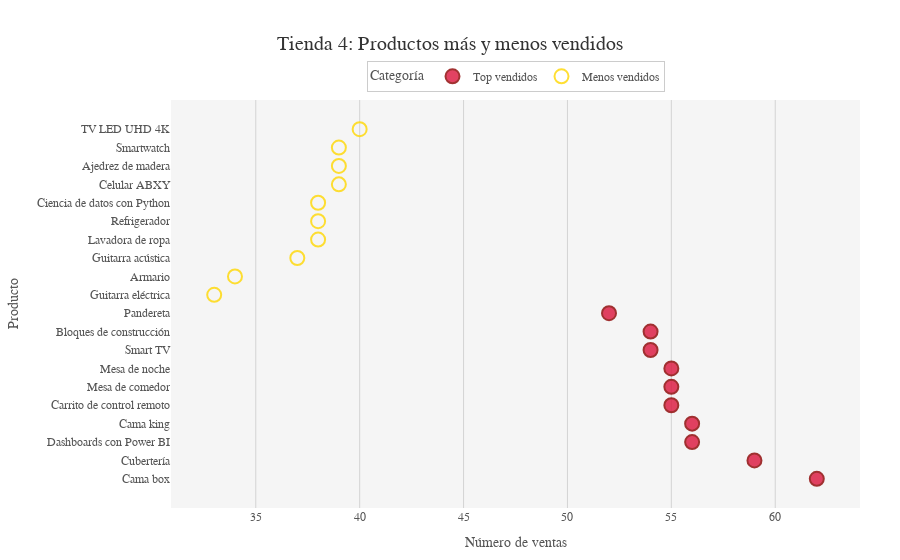

Write notebook code for a chart like this one.
### Code cell
diagrama_productos_mas_menos_vendidos(productos_mas_vendidos_t4['Producto'], productos_menos_vendidos_t4['Producto'], productos_mas_vendidos_t4['Ventas'], productos_menos_vendidos_t4['Ventas'],"Tienda 4")

### Figure 1 — Plotly figure (JSON) as saved in the notebook; plotly's stock layout.template omitted (floating-point values rounded to 4 significant figures)
{"data": [{"hovertemplate": "%{y}<br>Ventas: %{x}<extra></extra>", "marker": {"color": "crimson", "line": {"color": "darkred", "width": 2}, "opacity": 0.8, "size": 14, "symbol": "circle"}, "mode": "markers", "name": "Top vendidos", "type": "scatter", "x": [62, 59, 56, 56, 55, 55, 55, 54, 54, 52], "y": ["Cama box", "Cubertería", "Dashboards con Power BI", "Cama king", "Carrito de control remoto", "Mesa de comedor", "Mesa de noche", "Smart TV", "Bloques de construcción", "Pandereta"]}, {"hovertemplate": "%{y}<br>Ventas: %{x}<extra></extra>", "marker": {"color": "gold", "line": {"color": "darkgoldenrod", "width": 2}, "opacity": 0.8, "size": 14, "symbol": "circle-open"}, "mode": "markers", "name": "Menos vendidos", "type": "scatter", "x": [33, 34, 37, 38, 38, 38, 39, 39, 39, 40], "y": ["Guitarra eléctrica", "Armario", "Guitarra acústica", "Lavadora de ropa", "Refrigerador", "Ciencia de datos con Python", "Celular ABXY", "Ajedrez de madera", "Smartwatch", "TV LED UHD 4K"]}], "layout": {"font": {"color": "#555555", "family": "Calibri", "size": 12}, "legend": {"bgcolor": "rgba(255,255,255,0.8)", "bordercolor": "#CCCCCC", "borderwidth": 1, "orientation": "h", "title": {"text": "Categoría"}, "x": 0.5, "xanchor": "center", "y": 1.02, "yanchor": "bottom"}, "margin": {"b": 40, "l": 120, "r": 40, "t": 100}, "paper_bgcolor": "white", "plot_bgcolor": "whitesmoke", "title": {"font": {"color": "#333333", "family": "Arial Black", "size": 20}, "text": "Tienda 4: Productos más y menos vendidos", "x": 0.5}, "xaxis": {"gridcolor": "lightgray", "showgrid": true, "title": {"text": "Número de ventas"}, "zeroline": false}, "yaxis": {"showgrid": false, "title": {"text": "Producto"}}}}
